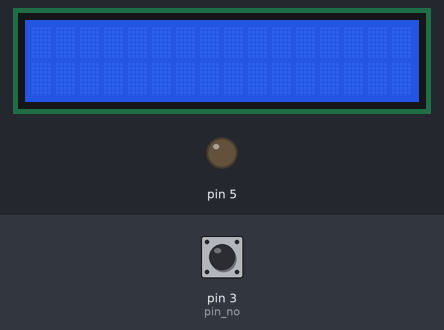
A program run on a simulated Raspberry Pi (header pin numbers). Shown: 16×2 character LCD, output pins drawn as LEDs (lit = HIGH). The test bench sets the inputs (shaded band); at power-on: pin 3 (pin_no) HIGH. The clock reads 2024-03-15 10:24:30 at power-on unless the program sets it.

Above: at 1.2 s.
1.3 s: pin 3 (pin_no) pulled LOW for 0.15 s
At 1.37 s:
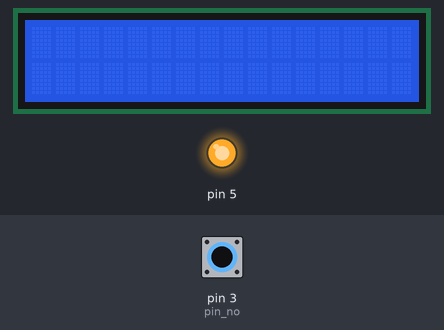
2.9 s: pin 3 (pin_no) pulled LOW for 3.2 s
At 7.0 s:
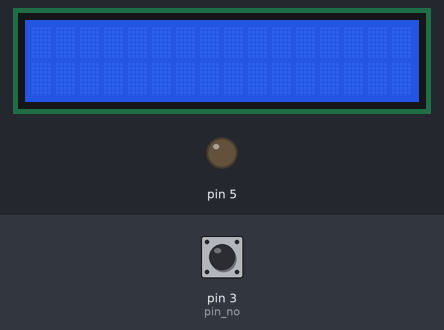
Timing chart, 0 to 8.5 s (numbered marks = the images above; inputs shaded):
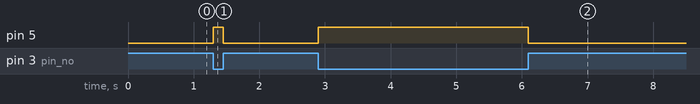

Measured:
- after the input at 1.3 s, pin 5: LOW → HIGH at once, → LOW 0.15 s later
- after the input at 2.9 s, pin 5: LOW → HIGH at once, → LOW 3.2 s later

The program:

SHARP_IR_LCD.py
```python
import RPi.GPIO as GPIO
import time
from RPLCD import CharLCD

# Configure the LCD
lcd = CharLCD(numbering_mode=GPIO.BOARD,cols=16, rows=2, pin_rs=37, pin_e=35, pins_data=[33, 31, 29, 23])

GPIO.setwarnings(False)
pin_no=3
#GPIO.setmode(GPIO.BCM)

GPIO.setup(5,GPIO.OUT)
GPIO.setup(pin_no,GPIO.IN)

while 1:

    if(GPIO.input(pin_no)==True):
        GPIO.output(5,False)
        pulse_start = time.time()

    if(GPIO.input(pin_no)==False):
        GPIO.output(5,True)
        pulse_end = time.time()

pulse_duration=pulse_end-pulse_start

distance = pulse_duration * 17150        #Multiply pulse duration by 17150 to get distance
distance = round(distance, 2)            #Round to two decimal points

if distance > 10 and distance < 80:      #Check whether the distance is within range
    #print("Distance:",distance,"cm" ) #Print distance with 0.5 cm calibration
    lcd.write_string(str(distance))
    time.sleep(0.5)
else:
    #print ("Out Of Range" )
    lcd.write_string("Out of Range")#display out of range
    time.sleep(0.5)
```
